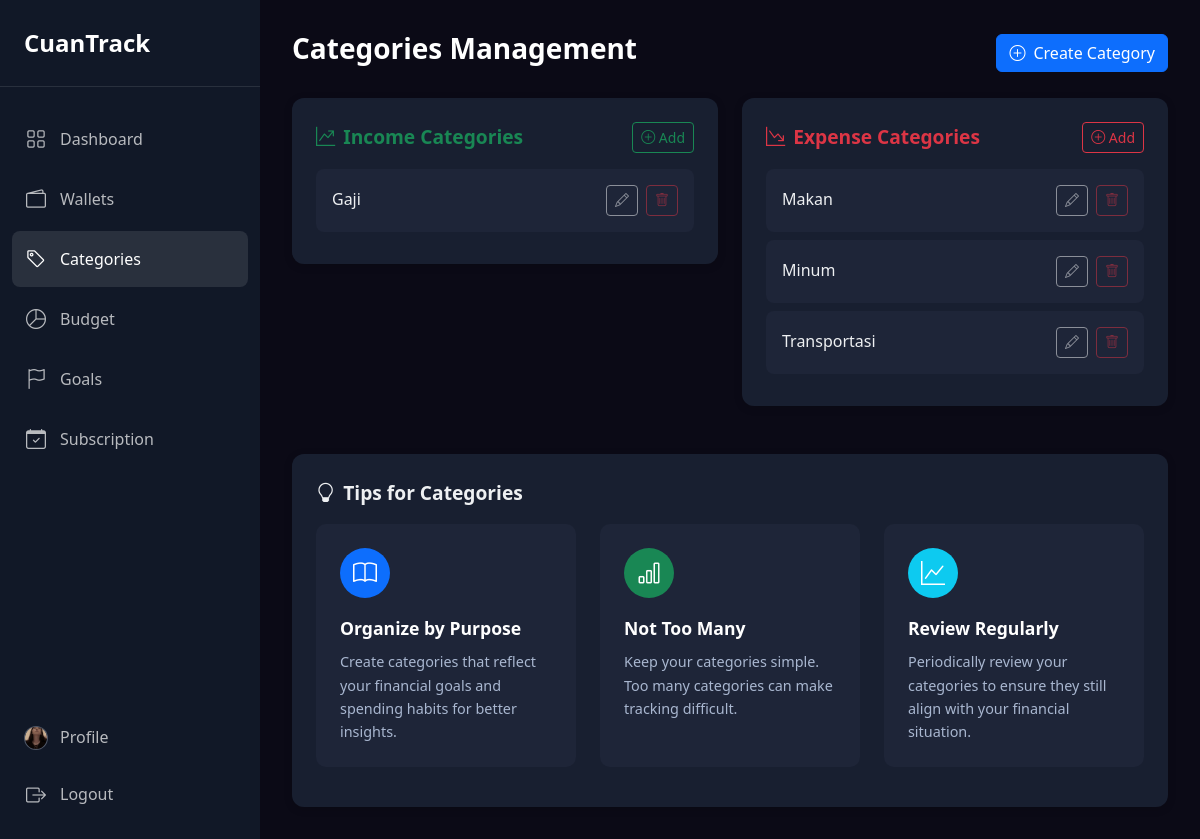
Page /categories (signed in) on the committed database.
### tables this page shows
CREATE TABLE `users` (
  `id_user` int(11) NOT NULL,
  `username` varchar(100) DEFAULT NULL,
  `password` varchar(255) NOT NULL,
  `email` varchar(100) DEFAULT NULL,
  `image` varchar(255) DEFAULT NULL,
  `created_at` datetime DEFAULT current_timestamp()
);

CREATE TABLE `categories` (
  `id_category` int(11) NOT NULL,
  `id_user` int(11) DEFAULT NULL,
  `name` varchar(100) DEFAULT NULL,
  `type` enum('income','expense') DEFAULT NULL
);

### controllers/CategoryController.php (called while the page is built, shortened)
<?php
require_once 'models/CategoriesModel.php';
class CategoryController
{
    private $categoryModel;
    public function __construct()
    {
        $this->categoryModel = new CategoriesModel();
    }
    public function index()
    {
        $userId = $_SESSION['user_id'];
        $expenseCategories = $this->categoryModel->getByType('expense', $userId);
        $incomeCategories = $this->categoryModel->getByType('income', $userId);
        require_once 'views/categories/index.php';
    }
}
?>

### core/functions.php (called while the page is built, shortened)
<?php
function isCurrentPage($path)
{
    $currentUri = $_SERVER['REQUEST_URI'];
    $currentUri = rtrim($currentUri, '/');
    return $currentUri === $path || strpos($currentUri, $path) === 0;
}
?>

### models/UserModel.php (called while the page is built, shortened)
<?php
require_once 'config/database.php';
class UserModel
{
    private $db;
    public function __construct()
    {
        $database = new Database();
        $this->db = $database->getConnection();
    }
    public function getById($id)
    {
        $query = "SELECT * FROM users WHERE id_user = :id";
        $stmt = $this->db->prepare($query);
        $stmt->bindParam(':id', $id, PDO::PARAM_INT);
        $stmt->execute();
        return $stmt->fetch(PDO::FETCH_ASSOC);
    }
}
?>

### config/database.php (called while the page is built, shortened)
<?php
class Database
{
    private $host = "localhost";
    private $db_name = "cuantrack";
    private $username = "root";
    private $password = "";
    public function getConnection()
    {
        $this->conn = null;
        try {
            $this->conn = new PDO(
                "mysql:host=" . $this->host . ";dbname=" . $this->db_name,
                $this->username,
                $this->password
            );
            $this->conn->setAttribute(PDO::ATTR_ERRMODE, PDO::ERRMODE_EXCEPTION);
            $this->conn->exec("set names utf8");
        } catch (PDOException $e) {
            $this->lastError = $e->getMessage();
            error_log("Connection error: " . $e->getMessage());
        }
        return $this->conn;
    }
}
?>

### models/CategoriesModel.php (called while the page is built, shortened)
<?php
require_once 'config/database.php';
class CategoriesModel
{
    private $db;
    public function __construct()
    {
        $database = new Database();
        $this->db = $database->getConnection();
    }
    public function getByType($type, $userId)
    {
        $query = "SELECT * FROM categories WHERE type = :type AND id_user = :userId ORDER BY name";
        $stmt = $this->db->prepare($query);
        $stmt->bindParam(':type', $type);
        $stmt->bindParam(':userId', $userId, PDO::PARAM_INT);
        $stmt->execute();
        return $stmt->fetchAll(PDO::FETCH_ASSOC);
    }
}
?>

### views/categories/index.php (the view, shortened to what this page needs)
<?php
require_once 'core/functions.php';
$pageTitle = 'Categories Management';
$expenseCategories = $expenseCategories ?? [];
$incomeCategories = $incomeCategories ?? [];
?>
<!DOCTYPE html>
<html lang="id">
<head>
    <link href="https://cdn.jsdelivr.net/npm/bootstrap@5.3.0/dist/css/bootstrap.min.css" rel="stylesheet">
    <link rel="stylesheet" href="https://cdn.jsdelivr.net/npm/bootstrap-icons@1.11.0/font/bootstrap-icons.css">
    <link rel="stylesheet" href="/public/css/style.css">
</head>
<body>
    <div class="app-container">
        <?php include 'views/layouts/sidebar.php'; ?>
        <div class="main-wrapper">
            <div class="page-header">
                <h1><?= $pageTitle ?></h1>
                <button type="button" class="btn btn-primary" data-bs-toggle="modal" data-bs-target="#addCategoryModal">
                    <i class="bi bi-plus-circle me-2"></i>Create Category
                </button>
            </div>
            <div class="row g-4">
                <div class="col-md-6">
                    <div class="dashboard-section">
                        <div class="section-header">
                            <div class="section-title text-success"><i class="bi bi-graph-up-arrow me-2"></i>Income
                                Categories</div>
                            <button class="btn btn-sm btn-outline-success" data-bs-toggle="modal"
                                data-bs-target="#addCategoryModal" data-type="income">
                                <i class="bi bi-plus-circle"></i> Add
                            </button>
                        </div>
                        <?php if (empty($incomeCategories)): ?>
                            <div class="alert alert-info">
                                <i class="bi bi-info-circle me-2"></i> No income categories found. Create your first
                                category to organize your income.
                            </div>
                        <?php else: ?>
                            <div class="category-list">
                                <?php foreach ($incomeCategories as $category): ?>
                                    <div class="category-item" data-id="<?= $category['id_category'] ?>" data-type="income">
                                        <div class="category-info">
                                            <div class="category-name"><?= htmlspecialchars($category['name']) ?></div>
                                        </div>
                                        <div class="category-actions">
                                            <button class="btn btn-sm btn-outline-light edit-category">
                                                <i class="bi bi-pencil"></i>
                                            </button>
                                            <button class="btn btn-sm btn-outline-danger delete-category">
                                                <i class="bi bi-trash"></i>
                                            </button>
                                        </div>
                                    </div>
                                <?php endforeach; ?>
                            </div>
                        <?php endif; ?>
                    </div>
                </div>
                <div class="col-md-6">
                    <div class="dashboard-section">
                        <div class="section-header">
                            <div class="section-title text-danger"><i class="bi bi-graph-down-arrow me-2"></i>Expense
                                Categories</div>
                            <button class="btn btn-sm btn-outline-danger" data-bs-toggle="modal"
                                data-bs-target="#addCategoryModal" data-type="expense">
                                <i class="bi bi-plus-circle"></i> Add
                            </button>
                        </div>
                        <?php if (empty($expenseCategories)): ?>
                            <div class="alert alert-info">
                                <i class="bi bi-info-circle me-2"></i> No expense categories found. Create your first
                                category to organize your expenses.
                            </div>
                        <?php else: ?>
                            <div class="category-list">
                                <?php foreach ($expenseCategories as $category): ?>
                                    <div class="category-item" data-id="<?= $category['id_category'] ?>" data-type="expense">
                                        <div class="category-info">
                                            <div class="category-name"><?= htmlspecialchars($category['name']) ?></div>
                                        </div>
                                        <div class="category-actions">
                                            <button class="btn btn-sm btn-outline-light edit-category">
                                                <i class="bi bi-pencil"></i>
                                            </button>
                                            <button class="btn btn-sm btn-outline-danger delete-category">
                                                <i class="bi bi-trash"></i>
                                            </button>
                                        </div>
                                    </div>
                                <?php endforeach; ?>
                            </div>
                        <?php endif; ?>
                    </div>
                </div>
            </div>
            <div class="dashboard-section mt-4">
                <div class="section-header">
                    <div class="section-title"><i class="bi bi-lightbulb me-2"></i>Tips for Categories</div>
                </div>
                <div class="row">
                    <div class="col-md-4 mb-3">
                        <div class="tip-card">
                            <div class="tip-icon bg-primary">
                                <i class="bi bi-book"></i>
                            </div>
                            <div class="tip-title">Organize by Purpose</div>
                            <div class="tip-text">Create categories that reflect your financial goals and spending
                                habits for better insights.</div>
                        </div>
                    </div>
                    <div class="col-md-4 mb-3">
                        <div class="tip-card">
                            <div class="tip-icon bg-success">
                                <i class="bi bi-bar-chart"></i>
                            </div>
                            <div class="tip-title">Not Too Many</div>
                            <div class="tip-text">Keep your categories simple. Too many categories can make tracking
                                difficult.</div>
                        </div>
                    </div>
                    <div class="col-md-4 mb-3">
                        <div class="tip-card">
                            <div class="tip-icon bg-info">
                                <i class="bi bi-graph-up"></i>
                            </div>
                            <div class="tip-title">Review Regularly</div>
                            <div class="tip-text">Periodically review your categories to ensure they still align with
                                your financial situation.</div>
                        </div>
                    </div>
                </div>
            </div>
        </div>
    </div>
    <?php include 'views/components/toast_notification.php'; ?>
</body>
</html>

### index.php (shortened to what this page needs)
<?php
require_once 'core/functions.php';
$routes = require 'routes/web.php';
$requestUri = $_SERVER['REQUEST_URI'];
$path = parse_url($requestUri, PHP_URL_PATH);
$method = $_SERVER['REQUEST_METHOD'];
if (isset($routes[$method])) {
    foreach ($routes[$method] as $routePattern => $handler) {
        $pattern = preg_replace('/\{([a-zA-Z0-9_]+)\}/', '(?P<$1>[^/]+)', $routePattern);
        $pattern = "#^$pattern$#";
        if (preg_match($pattern, $path, $matches)) {
            list($controller, $action) = explode('@', $handler);
            $controllerInstance = new $controllerClass();
            $params = array_filter($matches, 'is_string', ARRAY_FILTER_USE_KEY);
            unset($params[0]);
            call_user_func_array([$controllerInstance, $action], array_values($params));
            break;
        }
    }
} else {
    http_response_code(405);
    echo "405 - Method Not Allowed";
}
?>

### views/layouts/sidebar.php
<aside class="sidebar">
    <div class="sidebar-brand">
        <a href="/dashboard">CuanTrack</a>
    </div>
    <ul class="sidebar-menu">
        <li><a href="/dashboard" class="<?= isCurrentPage('/dashboard') ? 'active' : '' ?>">
                <i class="bi bi-grid"></i>
                <span>Dashboard</span>
            </a></li>
        <li><a href="/wallets" class="<?= isCurrentPage('/wallets') ? 'active' : '' ?>">
                <i class="bi bi-wallet2"></i>
                <span>Wallets</span>
            </a></li>
        <li><a href="/categories" class="<?= isCurrentPage('/categories') ? 'active' : '' ?>">
                <i class="bi bi-tag"></i>
                <span>Categories</span>
            </a></li>
        <li><a href="/budget" class="<?= isCurrentPage('/budget') ? 'active' : '' ?>">
                <i class="bi bi-pie-chart"></i>
                <span>Budget</span>
            </a></li>
        <li><a href="/goals" class="<?= isCurrentPage('/goals') ? 'active' : '' ?>">
                <i class="bi bi-flag"></i>
                <span>Goals</span>
            </a></li>
        <li><a href="/subscription" class="<?= isCurrentPage('/subscription') ? 'active' : '' ?>">
                <i class="bi bi-calendar-check"></i>
                <span>Subscription</span>
            </a>
        </li>
    </ul>
    <ul class="sidebar-footer">
        <li>
            <?php
            if (isset($_SESSION['user_id'])) {
                require_once 'models/UserModel.php';
                $userModel = new UserModel();
                $user = $userModel->getById($_SESSION['user_id']);
                $defaultAvatar = '/public/images/default-avatar.png';
                $profileImage = !empty($user['image']) && file_exists($user['image']) ? '/' . $user['image'] : $defaultAvatar;
            } else {
                $profileImage = '/public/images/default-avatar.png';
            }
            ?>
            <a href="/users/profile" class="profile-link">
                <div class="sidebar-profile-image">
                    <img src="<?= $profileImage ?>" alt="Profile">
                </div>
                <span>Profile</span>
            </a>
        </li>
        <li>
            <a href="/logout">
                <i class="bi bi-box-arrow-right"></i>
                <span>Logout</span>
            </a>
        </li>
    </ul>
</aside>

### rows in the picture
users: image (picture)
categories: name "Gaji"
categories: name "Makan"
categories: name "Minum"
categories: name "Transportasi"
